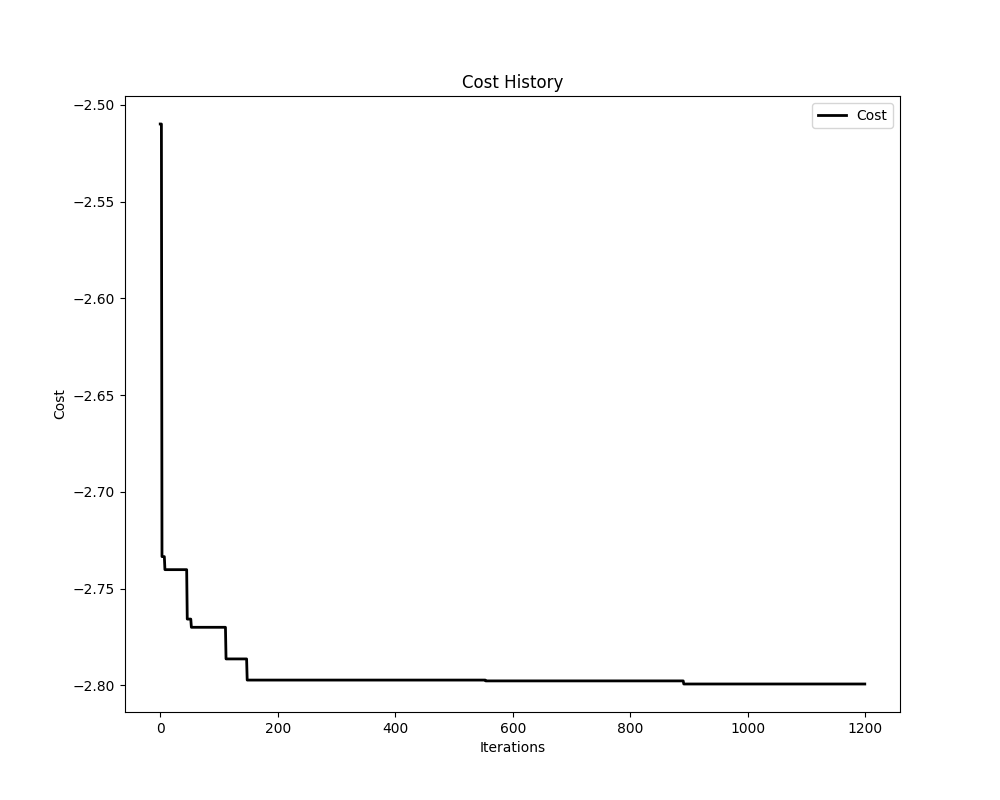

Source code (Python):
import pyswarms as ps
from pyswarms.utils.functions import single_obj as fx
import numpy as np
from pyswarms.utils.plotters import plot_cost_history
import matplotlib.pyplot as plt

def endurance(p):
    
    print(p)
    x = p[:,0]
    y = p[:,1]
    z = p[:,2]
    u = p[:,3]
    v = p[:,4]
    w = p[:,5]
    
    endurance = np.exp(-2 * (y - np.sin(x))**2) + np.sin(z * u) + np.cos(v * w)
    
    return -endurance


# x_max = [2, 2]
# x_min = [1, 1]
x_max = np.ones(6)
x_min = np.zeros(6)
my_bounds = (x_min, x_max)

options = {'c1': 0.5, 'c2': 0.3, 'w':0.9} # pamięć własna, jak bardzo cząstka dąży do własnego rozwiązania ; wpływ stada ; wsp. bezwładności
optimizer = ps.single.GlobalBestPSO(n_particles=10, dimensions=6, options=options, bounds=my_bounds)
optimizer.optimize(endurance, iters=1000)

# Perform optimization
cost, pos = optimizer.optimize(fx.sphere, iters=200)

# Obtain cost history from optimizer instance
cost_history = optimizer.cost_history

# Plot!
plot_cost_history(cost_history)
plt.show()
